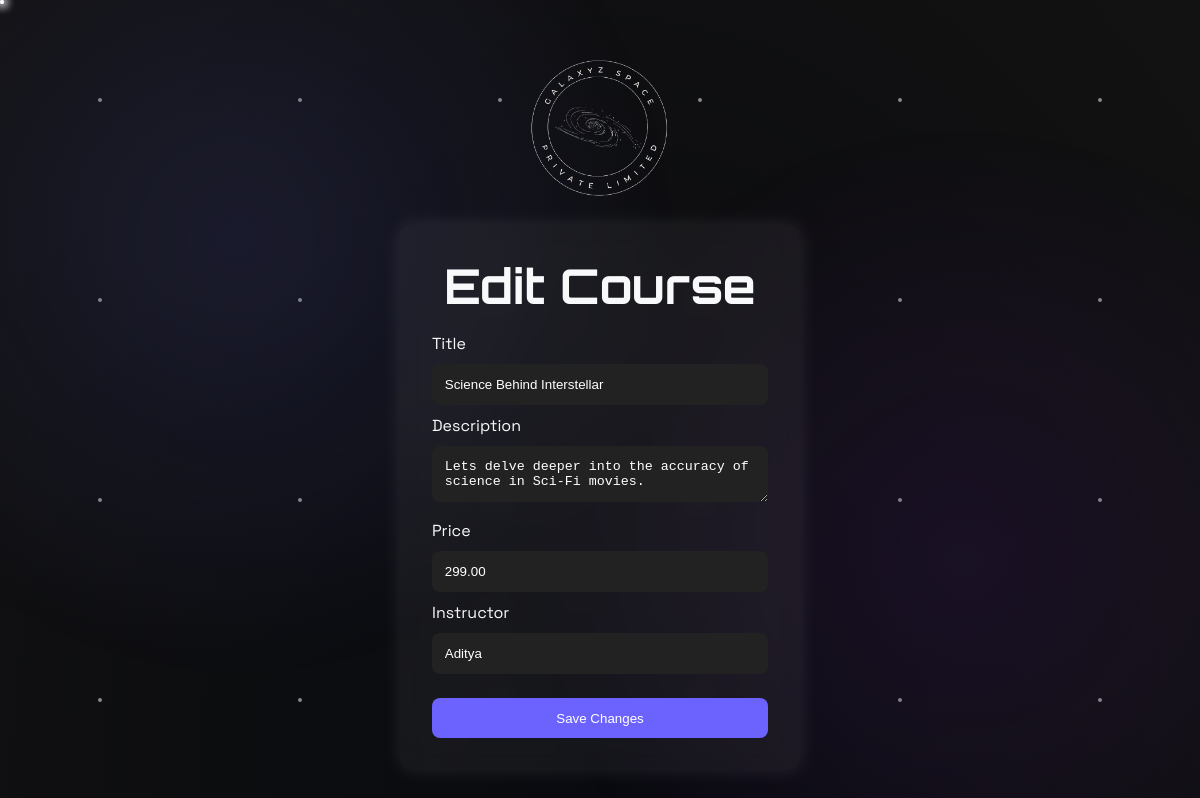
/users/course/2/edit/ (signed in), run on the app's committed database.
### users/models.py (models this page shows, shortened)
class Course(models.Model):
    title = models.CharField(max_length=100)
    description = models.TextField()
    price = models.DecimalField(max_digits=6, decimal_places=2)
    instructor = models.CharField(max_length=100)
    numberOfRegisteredUsers = models.IntegerField(default=0)
    created_at = models.DateTimeField(auto_now_add=True)

### users/views.py (the view, shortened to what this page needs)
# urls.py: path('course/<int:course_id>/edit/', views.edit_course, name='edit_course'),
@login_required
@user_passes_test(lambda u: u.is_superuser)
def edit_course(request, course_id):
    course = get_object_or_404(Course, id=course_id)
    return render(request, 'users/edit_course.html', {'course': course})

### users/templates/users/edit_course.html (shortened to what this page needs)
{% load static %}
<!DOCTYPE html>
<html lang="en">
<head>
  <link rel="stylesheet" href="{% static 'styles/main.css' %}">
  <link rel="stylesheet" href="https://cdnjs.cloudflare.com/ajax/libs/font-awesome/6.4.0/css/all.min.css">
</head>
<body>
  <div class="space-background">
  </div>
    <div class="logo-wrapper">
      <a href="{% url 'home' %}"><img src="{% static 'assets/frontmoving.png' %}" alt="Logo" /></a>
    </div>
  <div class="form-container">
    <h2>Edit Course</h2>
    <form method="POST">
  <label>Title</label>
  <input type="text" name="title" value="{{ course.title }}" />
  <label>Description</label>
  <textarea name="description">{{ course.description }}</textarea>
  <label>Price</label>
  <input type="number" name="price" value="{{ course.price }}" step="0.01" />
  <label>Instructor</label>
  <input type="text" name="instructor" value="{{ course.instructor }}" />
  <button type="submit">Save Changes</button>
</form>
  </div>
</body>
</html>

### static/styles/main.css (style rules this page uses)
:root { --primary: #0B0E3F; --secondary: #7B2CBF; --accent: #5E60CE; --accent-light: #9D4EDD; --text: #F8F9FA; --text-muted: rgba(248, 249, 250, 0.7); --dark: #121212; --darker: #090A0F; --light: #F2F2F2; --transition: all 0.4s cubic-bezier(0.25, 0.8, 0.25, 1); --gradient: linear-gradient(135deg, var(--accent), var(--secondary)); }
* { margin: 0; padding: 0; box-sizing: border-box; }
html { scroll-behavior: smooth; }
body { font-family: 'Space Grotesk', sans-serif; background-color: var(--dark); color: var(--text); line-height: 1.6; overflow-x: hidden; position: relative; }
.space-background { position: fixed; top: 0; left: 0; width: 100%; height: 100%; z-index: -1; overflow: hidden; }
h1, h2, h3, h4, h5, h6 { font-family: 'Orbitron', sans-serif; line-height: 1.2; margin-bottom: 1rem; }
h2 { font-size: clamp(2rem, 5vw, 3rem); }

### users/templates/users/edit_course.html (style rules this page uses)
.form-container { position: relative; z-index: 10; max-width: 400px; margin: 20px auto; background: rgba(255, 255, 255, 0.05); padding: 2rem; border-radius: 12px; backdrop-filter: blur(10px); box-shadow: 0 0 20px rgba(255, 255, 255, 0.1); }
.form-container h2 { text-align: center; margin-bottom: 1rem; }
.form-container input { width: 100%; padding: 0.8rem; margin: 0.5rem 0; border: none; border-radius: 8px; background: #222; color: white; }
.form-container textarea { width: 100%; padding: 0.8rem; margin: 0.5rem 0; border: none; border-radius: 8px; background: #222; color: white; }
.form-container button { width: 100%; padding: 0.8rem; margin-top: 1rem; border: none; border-radius: 8px; background: #6c63ff; color: white; cursor: pointer; }
.logo-wrapper { width: 100%; display: flex; justify-content: center; margin-top: 60px; }
.logo-wrapper img { max-width: 150px; height: auto; }

### data on the page
Course: title "Science Behind Interstellar", description "Lets delve deeper into the accuracy of science in Sci-Fi movies.", price "299.00", instructor "Aditya"
